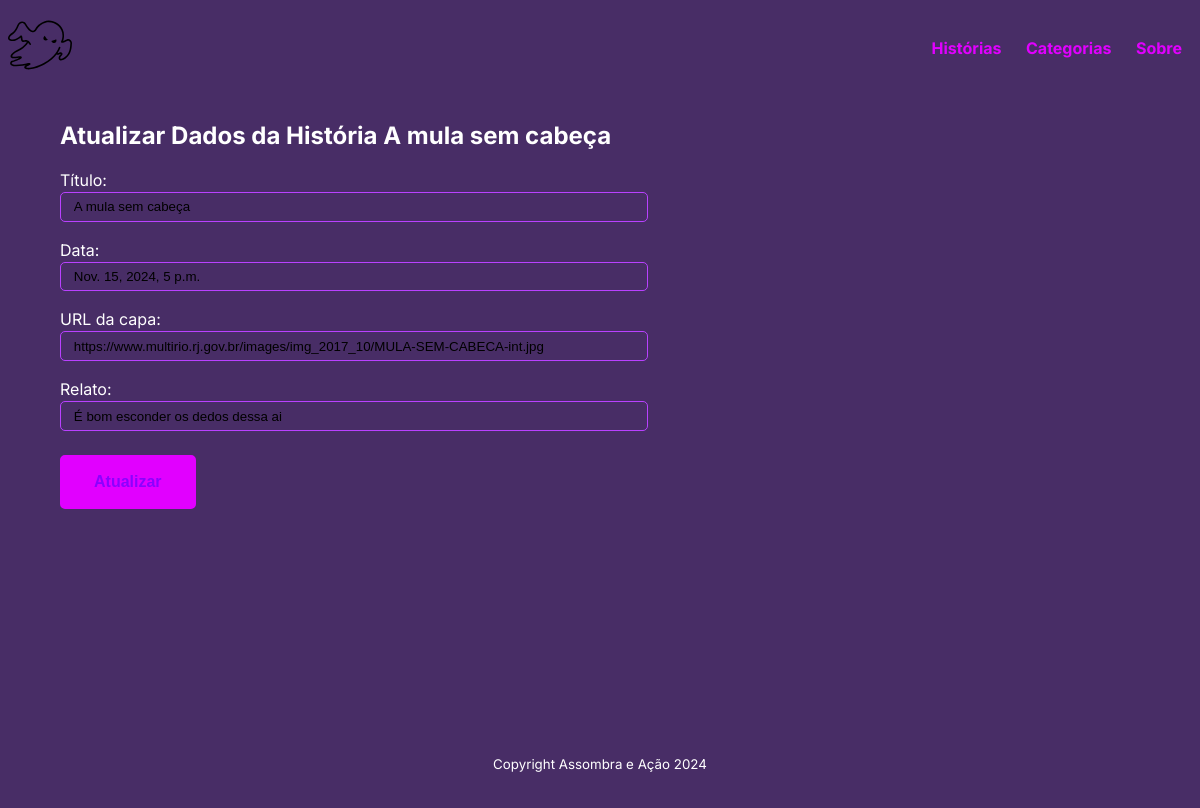
Page /historias/update/13/ on the committed database.
### historias/models.py (models this page shows, shortened)
class Historia(models.Model):
    name = models.CharField(max_length=255)
    capa = models.URLField(max_length=200, null=True)
    relato =models.CharField(max_length=5000)
    data = models.DateTimeField(auto_now=True)
    categoria = models.ManyToManyField(Category)

### historias/views.py (the view)
# urls.py: path('update/<int:pk>/', views.HistoriaUpdateView.as_view(), name='update'),
class HistoriaUpdateView(generic.UpdateView):
    model = Historia
    fields = ['name', 'capa', 'relato']
    template_name = 'historias/update.html'
    success_url = reverse_lazy('historias:index')

### historias/templates/historias/update.html (shortened to what this page needs)
{% extends 'base.html' %}
{% block content %}
<h2>Atualizar Dados da História {{ historia.name }}</h2>
<form method="post" action="{% url 'historias:update' historia.id%}">
  <p>
    <label for="id_name">Título: </label>
    <input type="text" name="name" id="id_name" value="{{ historia.name }}" />
</p>
  <p>
    <label for="id_data">Data:</label>
    <input
      type="text"
      name="data"
      id="id_data"
      value="{{ historia.data }}"
    />
</p>
  <p>
    <label for=" id_capa">URL da capa: </label>
    <input
      type="url"
      name="capa"
      id="id_capa"
      value="{{historia.capa}}"
    />
</p>
<p>
    <label for="id_relato">Relato:</label>
    <input
      type="text"
      name="relato"
      id="id_relato"
      value="{{ historia.relato }}"
    />
</p>
  <button type="submit">Atualizar </button>
</form>
{% endblock content %}

### static/style.css (style rules this page uses)
:root { --primary-color: #ffffff; --secondary-color: #e100ff; --tertiary-color: #f44d27; --secondary-color-light: #cf30ff; --tertiary-color-light: #ff6d28; --bg-color: #8c00ff; --secondary-bg-color: #b941ff; --color-shadow: #d400ff; font-family: Inter, sans-serif; font-size: 16px; line-height: 1.5em; }
* { background-color:rgb(72, 45, 102); }
html, body, #root { height: 100%; color: #ffffff; }
body, #root { display: flex; flex-direction: column; }
input { display: block; width: 100%; max-width: 560px; border: 1px solid var(--secondary-bg-color); border-radius: 5px; margin-bottom: 1rem; padding: 0.4rem 0.8rem; }
button { background-color: var(--secondary-color); border: 2px solid var(--secondary-color); color: var(--bg-color); border-radius: 5px; display: inline-block; font-size: medium; font-weight: bold; margin: 0.5rem 0; padding: 1rem 2rem; }

### rows in the picture
Historia: name "A mula sem cabeça", data "Nov. 15, 2024, 5 p.m.", capa "https://www.multirio.rj.gov.br/images/img_2017_10/MULA-SEM-CABECA-int.jpg", relato "É bom esconder os dedos dessa ai"
